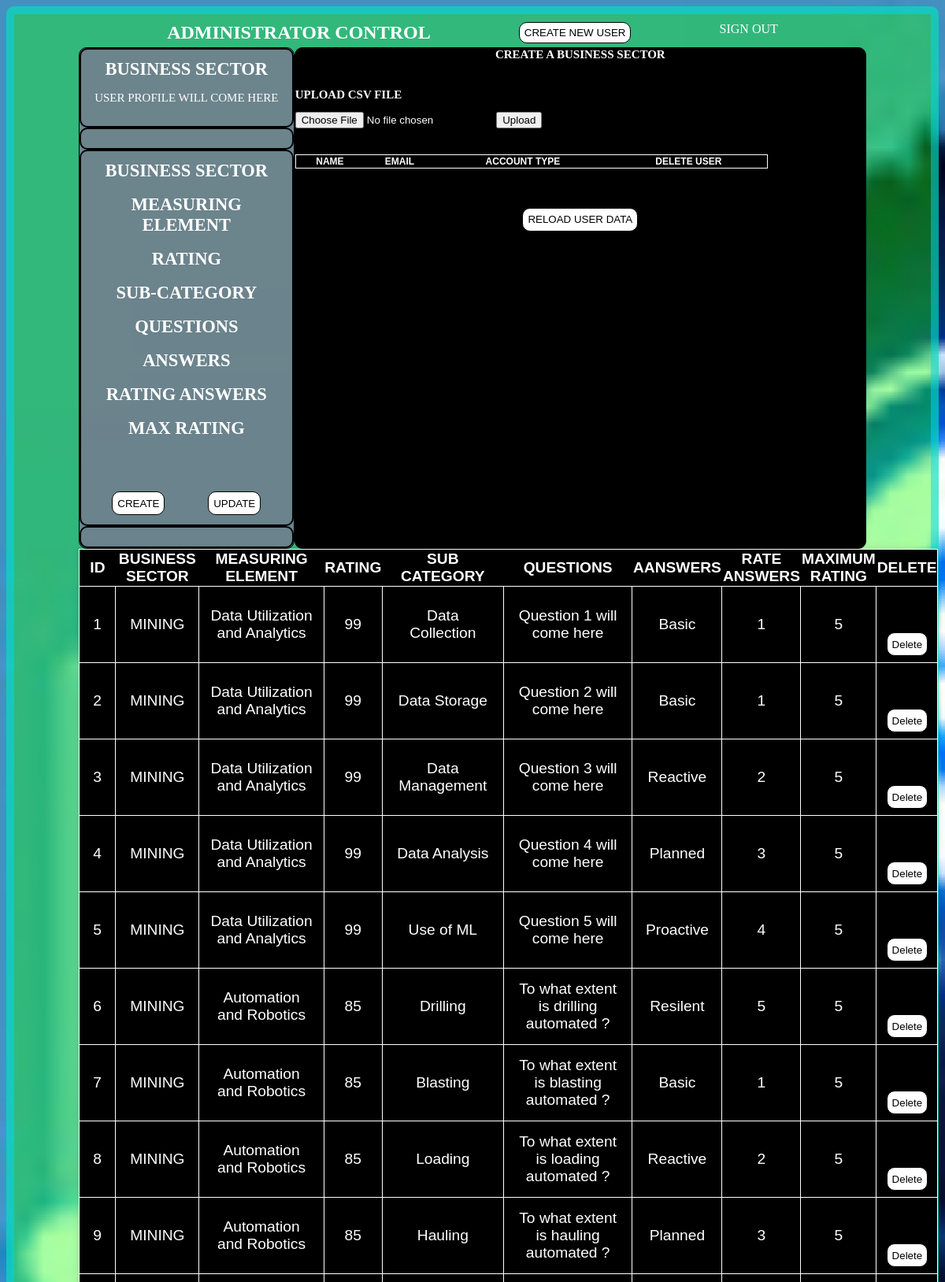
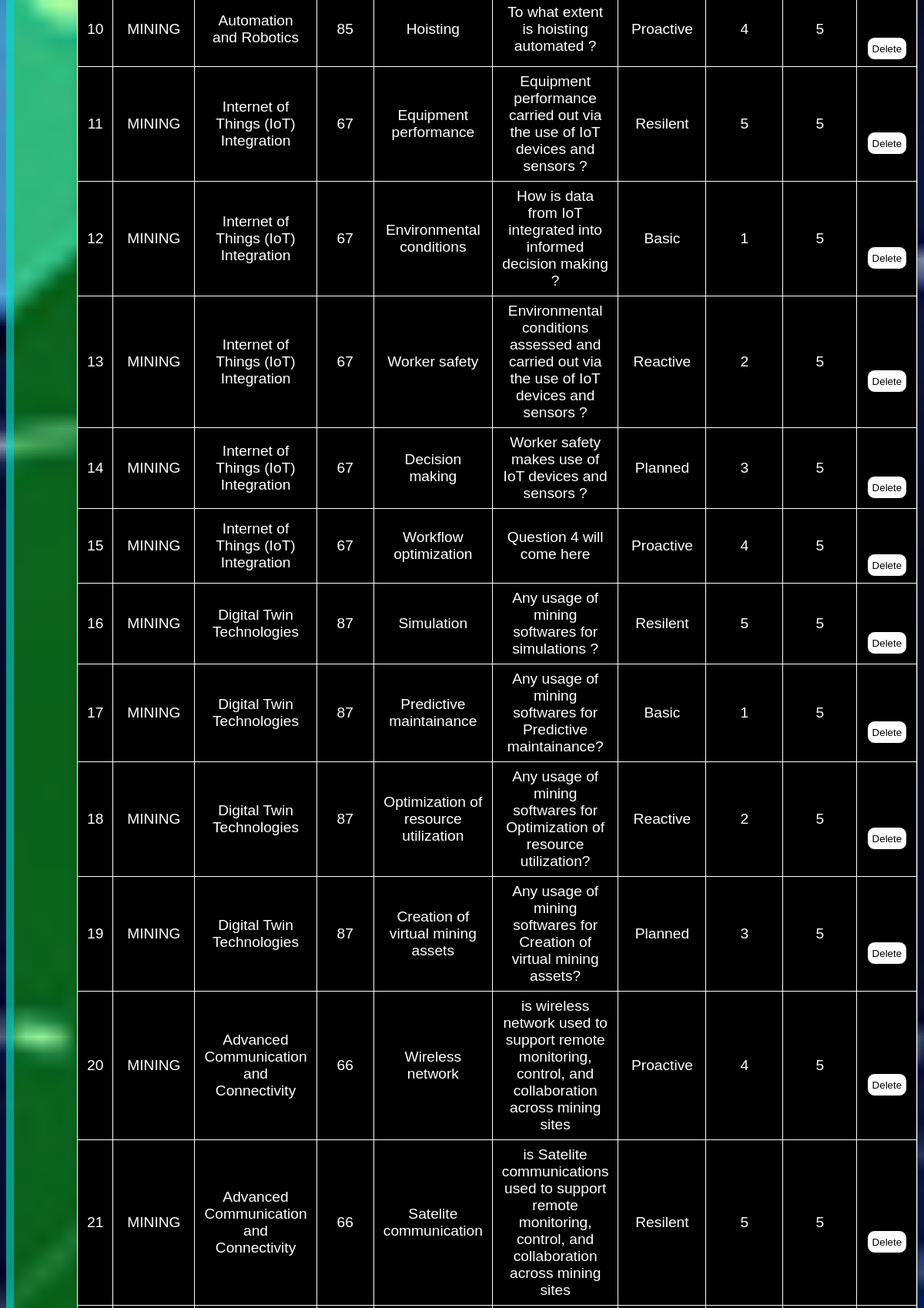
Screenshot of /view_combined_data (upper part) with the database file from the repository (2 pictures, top to bottom).
### tables this page shows
CREATE TABLE CombinedTable (
            id INTEGER PRIMARY KEY AUTOINCREMENT,
            BusinessSector TEXT,
            MeasuringElt TEXT,
            Rating INTEGER,
            SUbCategory TEXT,
            Questions TEXT,
            Answers TEXT,
            RateAnswer INTEGER,
            MaxRating INTEGER
        );

### app.py (the view)
@app.route('/view_combined_data', methods=['GET', 'POST'])
def view_combined_data():
    connection = sqlite3.connect('database.db')
    cursor = connection.cursor()
    cursor.execute('''
        SELECT id, BusinessSector, MeasuringElt, Rating, SUbCategory, Questions, Answers, RateAnswer, MaxRating
        FROM CombinedTable
    ''')
    combined_data = cursor.fetchall()
    connection.close()
    return render_template('administrator.html', combined_data=combined_data)

### templates/administrator.html (shortened to what this page needs)
<!DOCTYPE html>
<html lang="en">
<head>
    <link href="/static/css/style.css" rel="stylesheet">
</head>
<body x-data="AutomatedDigitalMaturity" x-cloak>
    <main class="container">
        <section>
            <div class="dashboard_main_admin">
                <h1 class="item">ADMINISTRATOR CONTROL</h1>
                <button x-on:click="openHome('Admin_Home_Page')" class="create_user" style="float: right;">CREATE NEW
                    USER</button>
                <a href="/logout" class="item" style="float: right;">SIGN OUT</a>
            </div>
        </section>
        <section x-cloak>
            <div class="dashboard_main_admin">
                <div class="dashboard_tabs">
                    <div class="box_for_the_dashboard_tabs">
                        <h1 class="item">BUSINESS SECTOR</h1>
                        <p>USER PROFILE WILL COME HERE</p>
                    </div>
                    <div class="box_for_the_dashboard_tabs">
                    </div>
                    <div class="box_for_the_dashboard_tabs">
                        <h1 class="item">BUSINESS SECTOR </h1><br>
                        <h1 class="item">MEASURING ELEMENT </h1><br>
                        <h1 class="item">RATING </h1><br>
                        <h1 class="item">SUB-CATEGORY </h1><br>
                        <h1 class="item">QUESTIONS </h1><br>
                        <h1 class="item">ANSWERS </h1><br>
                        <h1 class="item">RATING ANSWERS </h1><br>
                        <h1 class="item">MAX RATING </h1><br>
                        <div class="create_delete_update_buttons">
                            <button class="submit-btn" x-on:click="openHome('Create_Sub_Category')">CREATE</button>
                            <button class="submit-btn" x-on:click="openHome('Update_Sub_Category')">UPDATE</button>
                        </div>
                    </div>
                    <div class="box_for_the_dashboard_tabs">
                    </div>
                </div>
                <div class="dashboard_computation">
                    <div x-show="Create_Business_Sector">
                        <h1 class="item">CREATE A BUSINESS SECTOR</h1><br><br>
                        <h1>UPLOAD CSV FILE</h1>
                        <form action="/" method="post" enctype="multipart/form-data">
                            <input type="file" name="file" accept=".csv">
                            <button type="submit">Upload</button>
                        </form>
                        <br><br><br>
                        <div >
                            <table class="table_style_user">
                                <thead>
                                    <tr>
                                        <th>NAME</th>
                                        <th>EMAIL</th>
                                        <th>ACCOUNT TYPE</th>
                                        <th>DELETE USER</th>
                                    </tr>
                                </thead>
                            </table>
                            <form action="/view_all_user" method="post">
                                <button type="submit" class="submit-btn">RELOAD USER DATA</button>
                            </form>
                        </div>
                    </div>
                </div>
            </div>
        </section>
        <section>
            <div class="dashboard_main_admin" style="background-color: black;">
                <table class="table_style_datase">
                    <thead>
                        <tr>
                            <th>ID</th>
                            <th>BUSINESS SECTOR</th>
                            <th>MEASURING ELEMENT</th>
                            <th>RATING</th>
                            <th>SUB CATEGORY</th>
                            <th>QUESTIONS</th>
                            <th>AANSWERS</th>
                            <th>RATE ANSWERS</th>
                            <th>MAXIMUM RATING</th>
                            <th>DELETE</th>
                        </tr>
                    </thead>
                    <tbody>
                        {% for row in combined_data %}
                        <tr>
                            <td>{{ row[0] }}</td>
                            <td>{{ row[1] }}</td>
                            <td>{{ row[2] }}</td>
                            <td>{{ row[3] }}</td>
                            <td>{{ row[4] }}</td>
                            <td>{{ row[5] }}</td>
                            <td>{{ row[6] }}</td>
                            <td>{{ row[7] }}</td>
                            <td>{{ row[8] }}</td>
                            <td>
                                <form action="/delete_combined_data" method="post">
                                    <button type="submit" class="submit-btn">Delete</button>
                                </form>
                            </td>
                        </tr>
                        {% endfor %}
                    </tbody>
                </table>
            </div>
        </section>
    </main>
</body>
</html>

### static/css/style.css (style rules this page uses)
body { background-image: url("/static/images/maturity.jpg"); background-size: cover; background-repeat: no-repeat; background-attachment: fixed; color: white; }
.container { width: auto; height: auto; border: 10px solid black; margin: px auto 0; border-radius: 10px; padding: 10px; border-color: rgba(0, 213, 255, 0.488); }
.item { text-align: center; color: white; margin: 0px auto; justify-content: center; align-items: center; text-decoration: none; }
.create_user { width: auto; cursor: pointer; transition: all 0.3s; border: 1px solid black; border-radius: 10px; background: white; display: flex; justify-content: center; align-items: center; }
.submit-btn { width: auto; height: 30px; cursor: pointer; transition: all 0.3s; border: 1px solid black; margin: 50px auto 0; border-radius: 10px; background: white; display: flex; justify-content: center; align-items: center; }
.dashboard_main_admin { width: 1200px; height: auto; margin: 0px auto; display: flex; }
.dashboard_tabs { width: 400px; height: auto; float: left; text-align: center; font-size: 15px; border: 1px solid black; border-radius: 10px; margin-top: 5px; background-color: rgba(255, 0, 183, 0.284); }
.dashboard_computation { width: 800px; height: auto; border: 1px solid black; float: right; font-size: 10px; margin-top: 5px; background-color: black; border: 1px solid black; border-radius: 10px; }
.create_delete_update_buttons { display: flex; justify-content: center; align-items: center; }
.box_for_the_dashboard_tabs { border: 2px solid black; padding: 12px; border-radius: 10px; }
.table_style_datase { border-collapse: collapse; border-spacing: 10px; width: auto; height: auto; text-align: center; vertical-align: middle; background-color: black; font-family: Arial, Helvetica, sans-serif; padding: 10px; box-shadow: 0 0 10px rgba(0, 0, 0, 0.1); justify-content: center; font-size: larger; }
.table_style_user { border-collapse: collapse; border-spacing: 10px; width: auto; height: auto; text-align: center; vertical-align: middle; background-color: black; font-family: Arial, Helvetica, sans-serif; padding: 10px; box-shadow: 0 0 10px rgba(0, 0, 0, 0.1); justify-content: center; font-size: larger; }
.table_style_datase,.table_style_user, td, .table_style th { border: 1px solid white; padding: 8px 12px; }
@media (min-width: 500px) { .container { width: auto; background-color: orange; } }
@media (min-width: 500px) { .dashboard_main_admin { width: 500px; } }
@media (min-width: 500px) { .dashboard_tabs { width: 200px; } }
@media (min-width: 500px) { .dashboard_computation { width: 350px; } }
@media (min-width: 768px) { .container { width: auto; background-color: green; } }
@media (min-width: 768px) { .dashboard_main_admin { width: 768px; } }
@media (min-width: 768px) { .dashboard_tabs { width: 300px; } }
@media (min-width: 768px) { .dashboard_computation { width: 468px; } }
@media (min-width: 950px) { .container { width: auto; background-color: rgba(17, 255, 0, 0.359); } }
@media (min-width: 950px) { .dashboard_main_admin { width: 1000px; } }
@media (min-width: 950px) { .dashboard_tabs { width: 300px; } }
@media (min-width: 950px) { .dashboard_computation { width: 800px; } }
@media (min-width: 950px) { .table_style_datase { width: 800px; } }
@media (min-width: 950px) { .table_style_user { width: 600px; } }

### rows the page displays
CombinedTable: id "1", BusinessSector "MINING", MeasuringElt "Data Utilization and Analytics", Rating "99", SUbCategory "Data Collection", Questions "Question 1 will come here", Answers "Basic", RateAnswer "1", MaxRating "5"
CombinedTable: id "2", BusinessSector "MINING", MeasuringElt "Data Utilization and Analytics", Rating "99", SUbCategory "Data Storage", Questions "Question 2 will come here", Answers "Basic", RateAnswer "1", MaxRating "5"
CombinedTable: id "3", BusinessSector "MINING", MeasuringElt "Data Utilization and Analytics", Rating "99", SUbCategory "Data Management", Questions "Question 3 will come here", Answers "Reactive", RateAnswer "2", MaxRating "5"
CombinedTable: id "4", BusinessSector "MINING", MeasuringElt "Data Utilization and Analytics", Rating "99", SUbCategory "Data Analysis", Questions "Question 4 will come here", Answers "Planned", RateAnswer "3", MaxRating "5"
CombinedTable: id "5", BusinessSector "MINING", MeasuringElt "Data Utilization and Analytics", Rating "99", SUbCategory "Use of ML", Questions "Question 5 will come here", Answers "Proactive", RateAnswer "4", MaxRating "5"
CombinedTable: id "6", BusinessSector "MINING", MeasuringElt "Automation and Robotics", Rating "85", SUbCategory "Drilling", Questions "To what extent is drilling automated ?", Answers "Resilent", RateAnswer "5", MaxRating "5"
CombinedTable: id "7", BusinessSector "MINING", MeasuringElt "Automation and Robotics", Rating "85", SUbCategory "Blasting", Questions "To what extent is blasting automated ?", Answers "Basic", RateAnswer "1", MaxRating "5"
CombinedTable: id "8", BusinessSector "MINING", MeasuringElt "Automation and Robotics", Rating "85", SUbCategory "Loading", Questions "To what extent is loading automated ?", Answers "Reactive", RateAnswer "2", MaxRating "5"
CombinedTable: id "9", BusinessSector "MINING", MeasuringElt "Automation and Robotics", Rating "85", SUbCategory "Hauling", Questions "To what extent is hauling automated ?", Answers "Planned", RateAnswer "3", MaxRating "5"
CombinedTable: id "10", BusinessSector "MINING", MeasuringElt "Automation and Robotics", Rating "85", SUbCategory "Hoisting", Questions "To what extent is hoisting automated ?", Answers "Proactive", RateAnswer "4", MaxRating "5"
CombinedTable: id "11", BusinessSector "MINING", MeasuringElt "Internet of Things (IoT) Integration", Rating "67", SUbCategory "Equipment performance", Questions "Equipment performance carried out via the use of IoT devices and sensors ?", Answers "Resilent", RateAnswer "5", MaxRating "5"
CombinedTable: id "12", BusinessSector "MINING", MeasuringElt "Internet of Things (IoT) Integration", Rating "67", SUbCategory "Environmental conditions", Questions "How is data from IoT integrated into informed decision making ?", Answers "Basic", RateAnswer "1", MaxRating "5"
CombinedTable: id "13", BusinessSector "MINING", MeasuringElt "Internet of Things (IoT) Integration", Rating "67", SUbCategory "Worker safety", Questions "Environmental conditions assessed and carried out via the use of IoT devices and sensors ?", Answers "Reactive", RateAnswer "2", MaxRating "5"
CombinedTable: id "14", BusinessSector "MINING", MeasuringElt "Internet of Things (IoT) Integration", Rating "67", SUbCategory "Decision making", Questions "Worker safety makes use of IoT devices and sensors ?", Answers "Planned", RateAnswer "3", MaxRating "5"
CombinedTable: id "15", BusinessSector "MINING", MeasuringElt "Internet of Things (IoT) Integration", Rating "67", SUbCategory "Workflow optimization", Questions "Question 4 will come here", Answers "Proactive", RateAnswer "4", MaxRating "5"
CombinedTable: id "16", BusinessSector "MINING", MeasuringElt "Digital Twin Technologies", Rating "87", SUbCategory "Simulation", Questions "Any usage of mining softwares for simulations ?", Answers "Resilent", RateAnswer "5", MaxRating "5"
CombinedTable: id "17", BusinessSector "MINING", MeasuringElt "Digital Twin Technologies", Rating "87", SUbCategory "Predictive maintainance", Questions "Any usage of mining softwares for Predictive maintainance?", Answers "Basic", RateAnswer "1", MaxRating "5"
CombinedTable: id "18", BusinessSector "MINING", MeasuringElt "Digital Twin Technologies", Rating "87", SUbCategory "Optimization of resource utilization", Questions "Any usage of mining softwares for Optimization of resource utilization?", Answers "Reactive", RateAnswer "2", MaxRating "5"
CombinedTable: id "19", BusinessSector "MINING", MeasuringElt "Digital Twin Technologies", Rating "87", SUbCategory "Creation of virtual mining assets", Questions "Any usage of mining softwares for Creation of virtual mining assets?", Answers "Planned", RateAnswer "3", MaxRating "5"
CombinedTable: id "20", BusinessSector "MINING", MeasuringElt "Advanced Communication and Connectivity", Rating "66", SUbCategory "Wireless network", Questions "is wireless network used to support remote monitoring, control, and collaboration across mining sites", Answers "Proactive", RateAnswer "4", MaxRating "5"
CombinedTable: id "21", BusinessSector "MINING", MeasuringElt "Advanced Communication and Connectivity", Rating "66", SUbCategory "Satelite communication", Questions "is Satelite communications used to support remote monitoring, control, and collaboration across mining sites", Answers "Resilent", RateAnswer "5", MaxRating "5"
